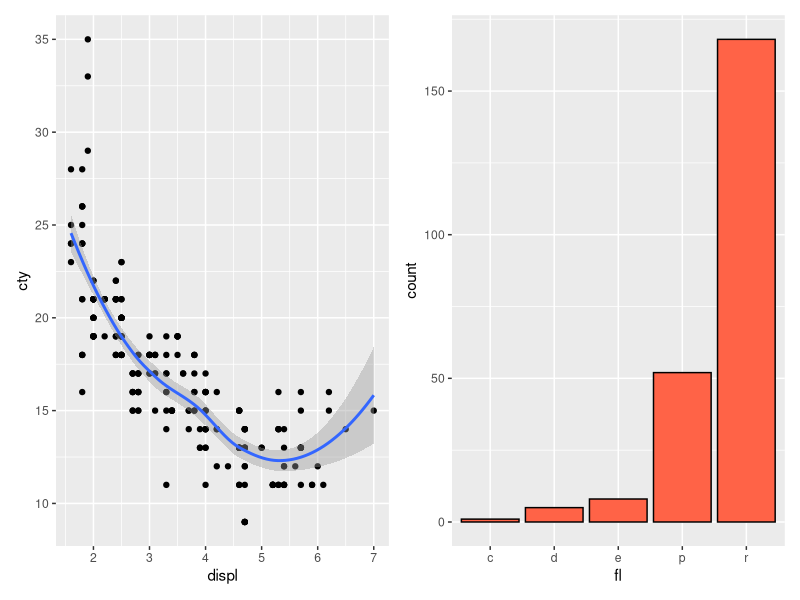
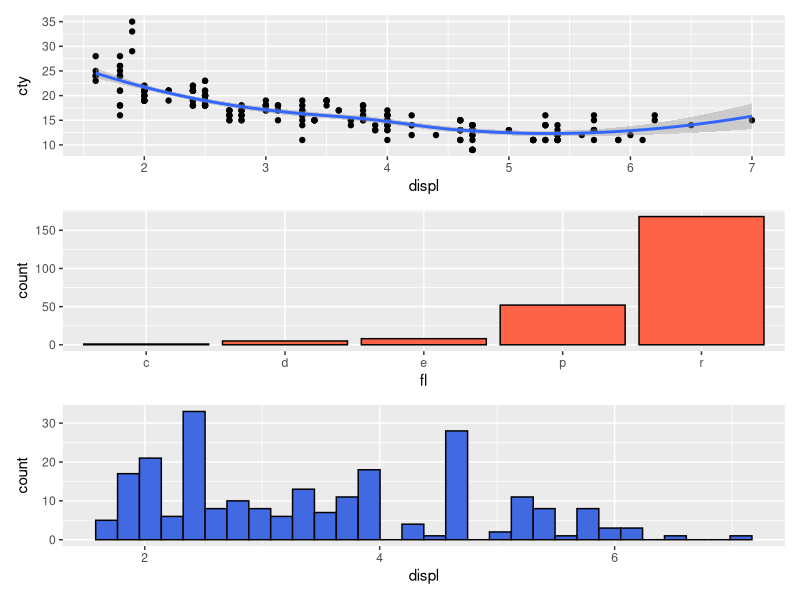
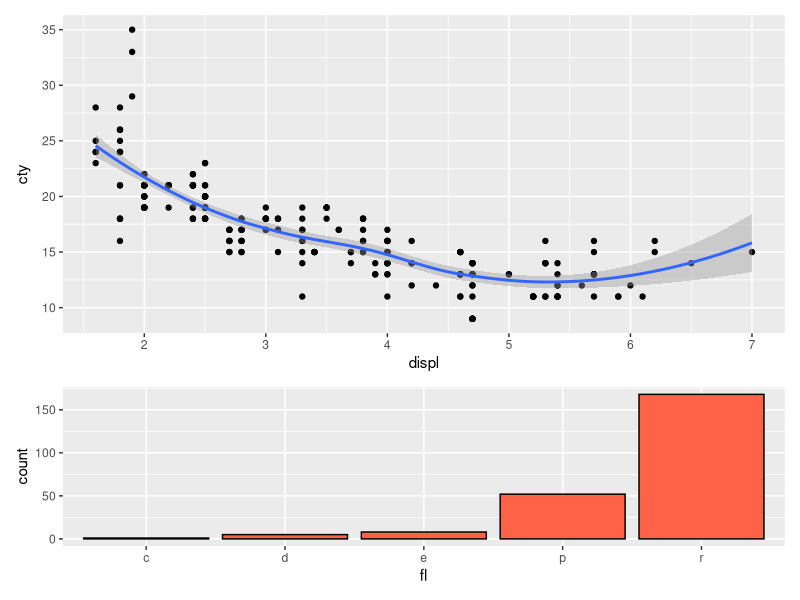
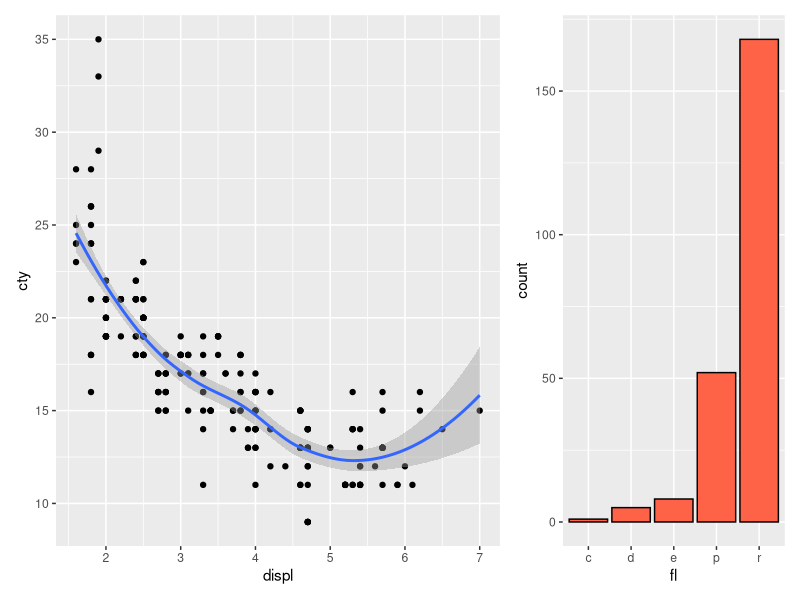
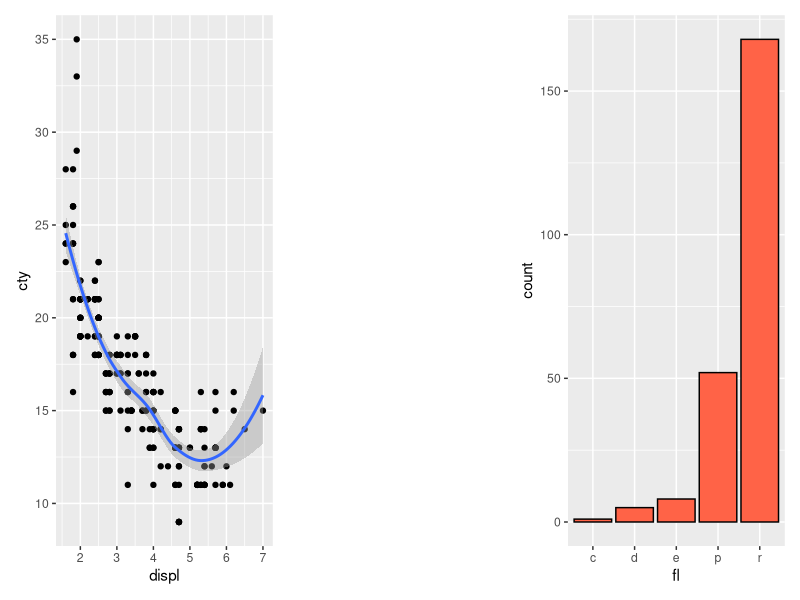
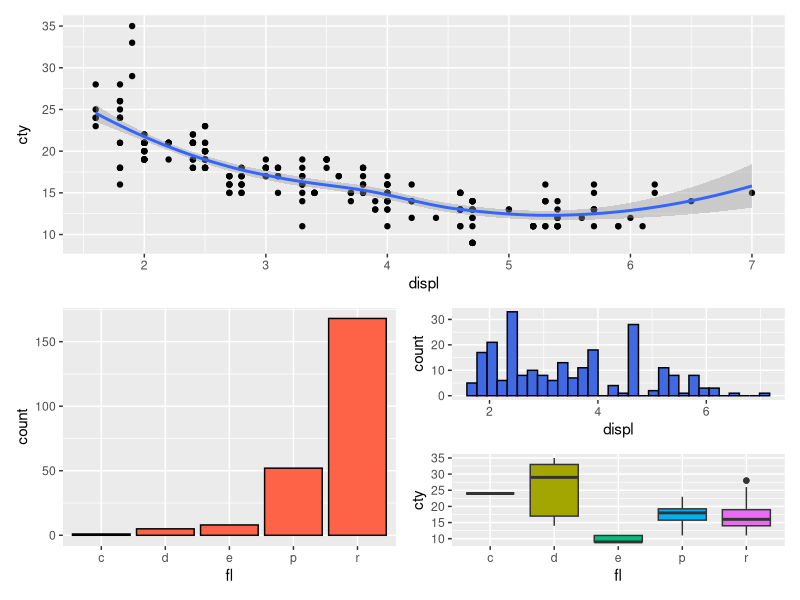
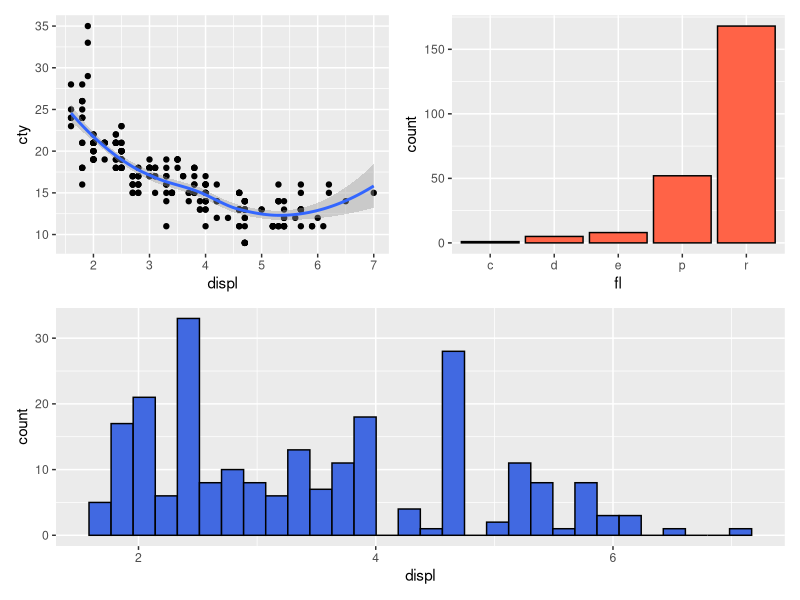
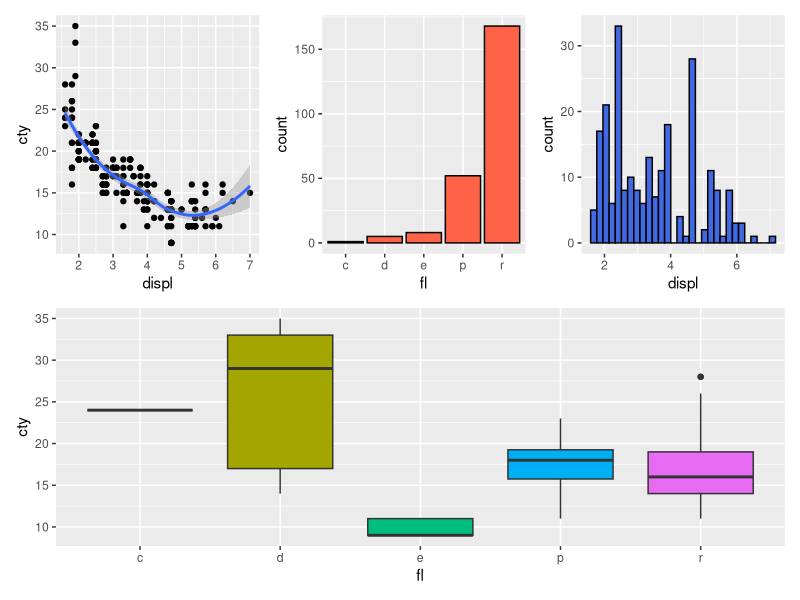

The R script that drew these images, in order:
# Graphics in R with ggplot, part 2

library(ggplot2)
library(ggthemes)
library(patchwork)
d <- mpg


# Plotting multiple panel graphs with patchwork ----
g1 <- ggplot(data=d) + aes(x=displ, y=cty) +
  geom_point() +
  geom_smooth()

g2 <- ggplot(data=d) + aes(x=fl) +
  geom_bar(fill="tomato", color="black") +
  theme(legend.position="none")

g3 <- ggplot(data=d) + aes(displ) +
  geom_histogram(fill="royalblue", color="black")

g4 <- ggplot(data=d) + aes(x=fl, y=cty, fill=fl) +
  geom_boxplot() +
  theme(legend.position = "none")


# place two plots horizontally
g1 + g2


# place three plots vertically
g1 + g2 + g3 + plot_layout(ncol=1)


# change relative area of each plot
g1 + g2 + plot_layout(ncol=1, heights=c(2,1))
g1 + g2 + plot_layout(ncol=2, widths=c(2,1))


# add a spacer plot
g1 + plot_spacer() + g2


# use nested layouts
g1 + {
  g2 + {
    g3 + 
      g4 +
      plot_layout(ncol=1)
  }
} + plot_layout(ncol=1)


# - operator for subtrack placement
g1 + g2 - g3 + plot_layout(ncol=1)


# / and | for intuitive layouts
(g1 | g2 | g3)/g4
(g1 | g2)/(g3 | g4)


# add title, etc. 
g1 + g2 + plot_annotation("This is a title", caption="made with patchwork")

# change styling of elements
g1 + g2 + plot_annotation("This is a title", caption="made with patchwork", 
                          theme = theme(plot.title=element_text(size=16)))


# add tags to plots
g1 / (g2 | g3) + plot_annotation(tag_level="A")


# swapping axis orientations 
g3a <- g3 + scale_x_reverse() #now goes from high to low
g3b <- g3 + scale_y_reverse()
g3c <- g3 + scale_x_reverse() + scale_y_reverse()
(g3 | g3a)/(g3b | g3c)

(g3 + coord_flip() | g3a + coord_flip())/(g3b + coord_flip() | g3c + coord_flip())

ggsave(filename="myplot.pdf", plot=g3, device="pdf", width=20, height=20, units="cm", dpi=300)




# Mapping aesthetic variables ----

# mapping a discrete var to a point color
m1 <- ggplot(data=d) + aes(x=displ, y=cty, color=class) + # assign points color based on car class
  geom_point(size=3)

# to a point shape
m2 <- ggplot(data=d) + aes(x=displ, y=cty, shape=class) + 
  geom_point(size=3) # comes with a warning, ggplot only has 6 shapes

# to a point size
m3 <- ggplot(data=d) + aes(x=displ, y=cty, size=class) + 
  geom_point()


# mapping a continuous variable to point size, bubble plot
m1 <- ggplot(data=d) + aes(x=displ, y=cty, size=hwy) + 
  geom_point()

# to a color
m1 <- ggplot(data=d) + aes(x=displ, y=cty, color=hwy) + 
  geom_point(size=3)


# mapping two variables to different aesthetics
m1 <- ggplot(data=d) + aes(x=displ, y=cty, shape=class, color=hwy) +
  geom_point(size=5)
m1 <- ggplot(data=d) + aes(x=displ, y=cty, shape=drv, color=fl) + # drv has fewer categories, so this looks nicer
  geom_point(size=4) 


# use size, shape, and color, to indicate 5 attributes! (not recommended)
m1 <- ggplot(data=d) + aes(x=displ, y=cty, shape=drv, color=fl, size=hwy) +
  geom_point()


# mapping a var to the same aesthetic in two different geoms
m1 <- ggplot(data=d) + aes(x=displ, y=cty, color=drv) +
  geom_point(size=2) +
  geom_smooth(method="lm")


# facet variables for more effective groupings
m1 <- ggplot(data=d) + aes(x=displ, y=cty) +
  geom_point()
m1 + facet_grid(class~fl) # row ~ column
m1 + facet_grid(fl~class)

m1 + facet_grid(class~fl, scales="free_y") # default is the same scale for all aspects, but can change that
m1 + facet_grid(class~fl, scales="free")

m1 + facet_grid(.~class) # add just one facet dimension
m1 + facet_grid(class~.) 

m1 + facet_wrap(~class) # wrapping individual plots instead of forcing them into a grid

m1 + facet_wrap(~class + fl)

m1 + facet_wrap(~class + fl, drop=FALSE) # now includes "empty" graphs

m1 <- ggplot(data=d) + aes(x=displ, y=cty, color=drv) + 
  geom_point()
m1 + facet_grid(.~class) # aes from original ggplot carries over

m1 <- ggplot(data=d) + aes(x=displ, y=cty, color=drv) + 
  geom_smooth(se=FALSE, method="lm") # only show the regression line
m1 + facet_grid(.~class)

# continuous variables and boxplots
m1 <- ggplot(data=d) + aes(x=displ, y=cty) +
  geom_boxplot()
m1 + facet_grid(.~class)

m1 <- ggplot(data=d) + aes(x=displ, y=cty, fill=drv) + 
  geom_boxplot()
m1 + facet_grid(.~class)



## mapping aesthetics within geoms

# standard plot
p1 <- ggplot(data=d) + aes(x=displ, y=hwy) +
  geom_point() + 
  geom_smooth()

# break out the drive types and apply geoms to each
p1 <- ggplot(data=d) + aes(x=displ, y=hwy, group=drv) +
  geom_point() + 
  geom_smooth()

# a better way to do the above since now the points are colored by drv
p1 <- ggplot(data=d) + aes(x=displ, y=hwy, color=drv) +
  geom_point() + 
  geom_smooth()
p1 <- ggplot(data=d) + aes(x=displ, y=hwy, fill=drv) +
  geom_point() + 
  geom_smooth()
p1 <- ggplot(data=d) + aes(x=displ, y=hwy, color=drv, fill=drv) +
  geom_point() + 
  geom_smooth()

# can manipulate data within geoms
p1 <- ggplot(data=d) + aes(x=displ, y=hwy, color=drv) + 
  geom_point(data=d[d$drv=="4",]) +
  geom_smooth()

# or instead of subsetting, just map an aesthetic within geom
p1 <- ggplot(data=d) + aes(x=displ, y=hwy) +
  geom_point(aes(color=drv)) + # only coloring points
  geom_smooth() # this still inherits base aes
p1 <- ggplot(data=d) + aes(x=displ, y=hwy) +
  geom_point(aes(color=drv)) + # only coloring points
  geom_smooth(color="black")

# conversely, map the smooth but not the points
p1 <- ggplot(data=d) + aes(x=displ, y=hwy) +
  geom_point() + 
  geom_smooth(aes(color=drv))

# subset data in the base layer
p1 <- ggplot(data=d[d$drv!="4",]) + aes(x=displ, y=hwy) +
  geom_point(aes(color=drv)) +
  geom_smooth()
